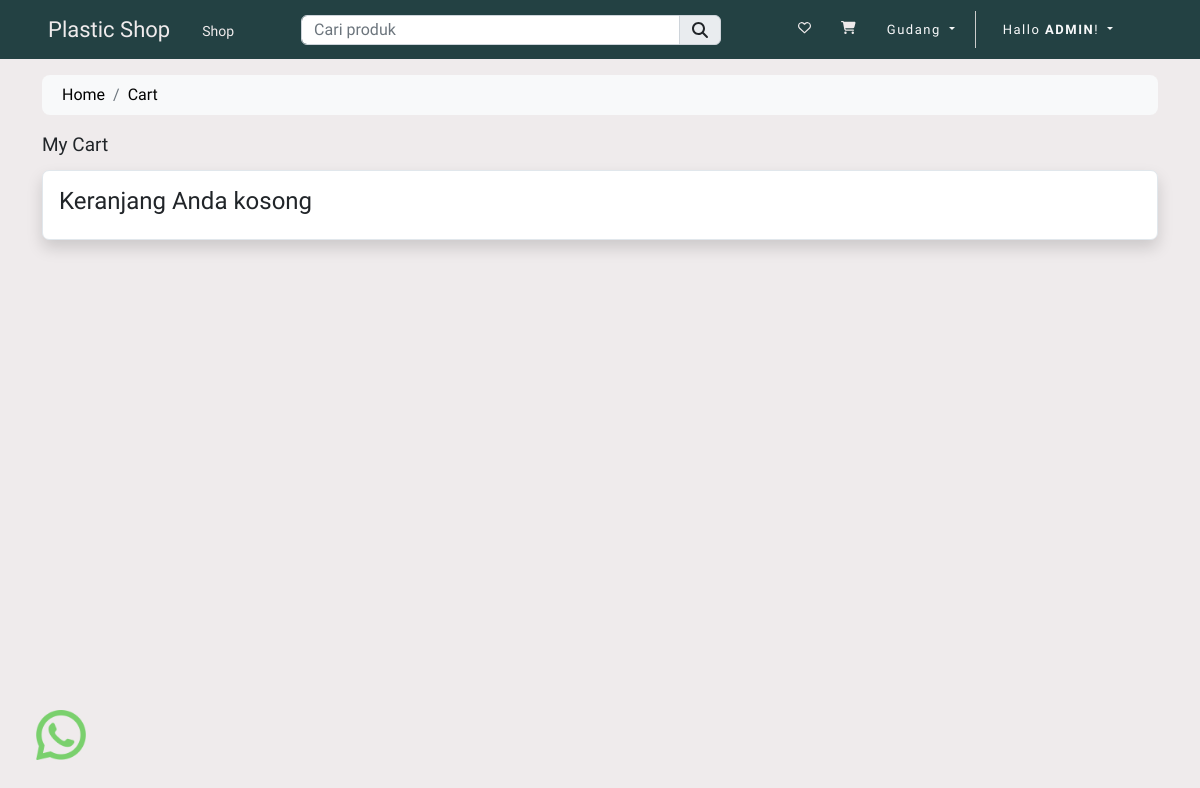
Before: /keranjang/ (signed in) with the older database file.
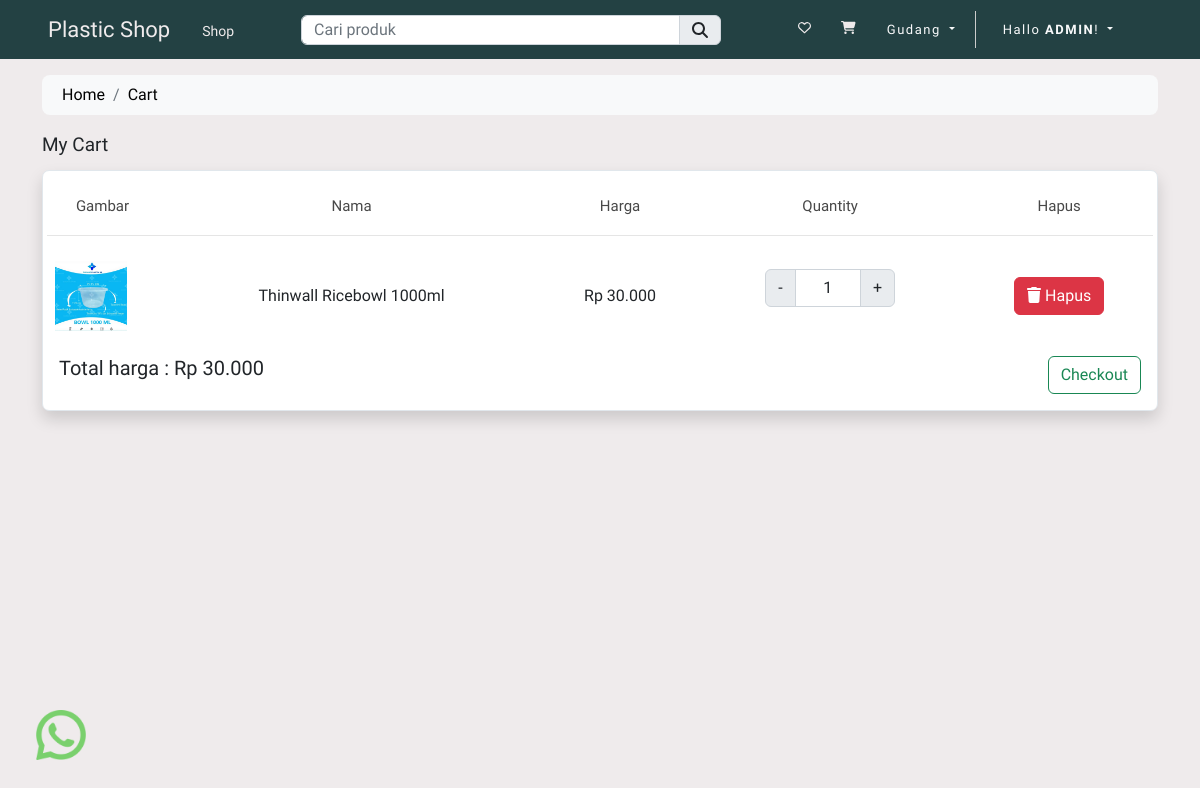
After: the same page with the newer database file.
### store/models.py (models this page shows, shortened)
class Cart(Model):
    user = ForeignKey(User, on_delete=CASCADE)
    product = ForeignKey(Produk, on_delete=CASCADE)
    product_qty = IntegerField(null=False, blank=False)
    create_at = DateTimeField(auto_now_add=True)

class Produk(Model):
    kategori = ForeignKey(Kategori, on_delete=CASCADE)
    slug = CharField(max_length=150, null=False, blank=False)
    name = CharField(max_length=150, null=False, blank=False)
    product_image = ImageField(
        upload_to=get_file_path, null=False, blank=False)
    small_description = CharField(max_length=250, null=False, blank=False)
    size = CharField(max_length=25, null=True, blank=True)
    kuantitas = IntegerField(null=True, blank=True)
    stok = IntegerField(null=False, blank=False)
    description = TextField(max_length=500, null=False, blank=False)
    selling_price = FloatField(null=False, blank=False)
    status = BooleanField(
        default=False, help_text="0=default, 1=Hidden")
    trending = BooleanField(
        default=False, help_text="0=default, 1=Trending")
    create_at = DateTimeField(auto_now_add=True)

### store/controller/cart.py (the view)
# urls.py: path('keranjang/', viewcart, name="cart"),
@login_required(login_url='loginpage')
def viewcart(request):
    user_agent = request.META.get('HTTP_USER_AGENT', '')
    device_type = parse(user_agent)
    if device_type.is_mobile:
        if device_type.device.family == 'iPhone' or device_type.os.family == 'Android':
            template_name = 'store/mobile/cart.html'
        else:
            template_name = 'store/mobile/cart.html'
    elif device_type.is_tablet:
        if device_type.device.family == 'iPad' or device_type.os.family == 'Android':
            template_name = 'store/tablet/cart.html'
        else:
            template_name = 'store/tablet/cart.html'
    elif device_type.is_pc:
        if device_type.os.family == 'Mac OS X' or device_type.os.family == 'Windows':
            template_name = 'store/desktop/cart.html'
        else:
            template_name = 'store/desktop/cart.html'
    else:
        template_name = 'store/desktop/cart.html'
    cart = Cart.objects.filter(user=request.user)
    total_price = 0
    for item in cart:
        total_price = total_price + item.product.selling_price * item.product_qty
    context = {'cart': cart, 'total_price': total_price}
    return render(request, template_name, context)

### store/templates/store/desktop/cart.html (shortened to what the changed rows need)
{% extends 'store/desktop/layouts/main.html' %}
{% load static %}
{% load humanize %}
{% block content %}
<div class="container py-3">
    <div class="row">
        <div class="col-md-12">
            <div class="table-wishlist">
                <div class="card shadow">
                    <div class="card-body cartdata">
                        <div class="row">
                            {% if cart %}
                            <table cellpadding="0" cellspacing="0" border="0" width="100%">
                                <thead>
                                    <tr>
                                        <th style="width: 25px;" class="text-center">Gambar</th>
                                        <th width="" class="text-center">Nama</th>
                                        <th width="" class="text-center">Harga</th>
                                        <th width="" class="text-center">Quantity</th>
                                        <th width="" class="text-center">Hapus</th>
                                    </tr>
                                </thead>
                                <tbody>
                                    {% for item in cart %}
                                    <tr class="product_data">
                                        <td width="">
                                            <div class="display-flex align-center">
                                                <div class="img-product">
                                                    <img src="{{item.product.product_image.url}}" height="70px"
                                                        alt="Image here">
                                                </div>
                                            </div>
                                        </td>
                                        <td class="text-center">
                                            {{ item.product.name }}
                                        </td>
                                        <td class="text-center">
                                            Rp {{ item.product.selling_price | stringformat:'d' | intcomma }}
                                        </td>
                                        <td align="center">
                                            {% if item.product.stok >= item.product_qty %}
                                            <div class="input-group text-center mb-3" style="width:130px;">
                                                <button class="input-group-text changeQuantity decrement-btn">-</button>
                                                <input type="text" name="quantity"
                                                    class="form-control qty-input text-center"
                                                    value="{{ item.product_qty }}"></button>
                                                <button class="input-group-text changeQuantity increment-btn">+</button>
                                            </div>
                                            {% else %}
                                            <h6>Of out stock</h6>
                                            {% endif %}
                                        </td>
                                        <td class="text-center">
                                            <button class="btn btn-danger delete-cart-item"><i class="fa fa-trash"></i>
                                                Hapus</button>
                                        </td>
                                    </tr>
                                    {% endfor %}
                                </tbody>
                            </table>
                            <div class="d-flex justify-content-between">
                                <h5 id="total_price">Total harga : Rp
                                    {{ total_price | stringformat:'d' | intcomma }}</h5>
                                <a href="{% url 'chechout' %}" class="btn btn-outline-success">Checkout</a>
                            </div>
                            {% else %}
                            <h4>Keranjang Anda kosong</h4>
                            {% endif %}
                        </div>
                    </div>
                </div>
            </div>
        </div>
    </div>
</div>
{% endblock content %}

Changed rows visible on the page:
added Cart: product.product_image (picture), product.name "Thinwall Ricebowl 1000ml", product.selling_price "30.000", quantity "1"
Other visible differences:
{{ total_price | stringformat:'d' | intcomma }}: (not shown) → "30.000"
text no longer shown: "Keranjang Anda kosong"
text now shown: "Gambar Nama Harga Quantity Hapus Total harga : Rp Checkout"
